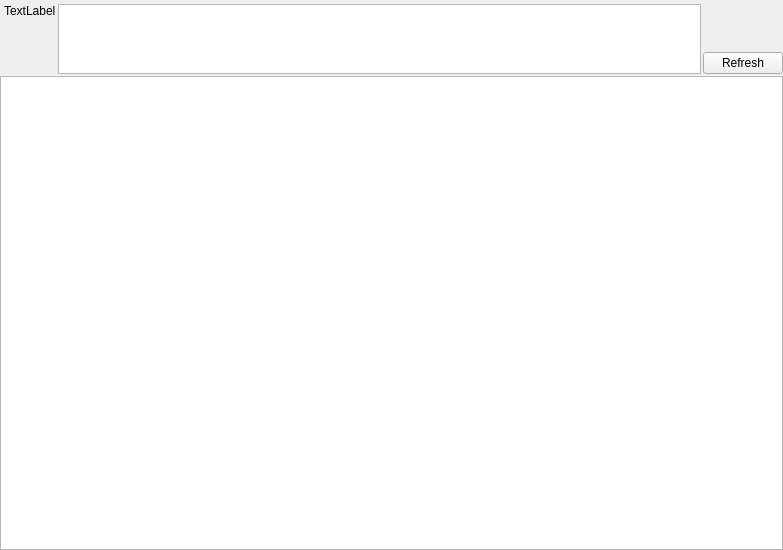
<?xml version="1.0" encoding="UTF-8"?>
<ui version="4.0">
 <class>FrmFiltView</class>
 <widget class="QWidget" name="FrmFiltView">
  <property name="geometry">
   <rect>
    <x>0</x>
    <y>0</y>
    <width>783</width>
    <height>550</height>
   </rect>
  </property>
  <property name="windowTitle">
   <string>Form</string>
  </property>
  <layout class="QVBoxLayout" name="verticalLayout" stretch="1,400">
   <property name="spacing">
    <number>2</number>
   </property>
   <property name="leftMargin">
    <number>0</number>
   </property>
   <property name="topMargin">
    <number>0</number>
   </property>
   <property name="rightMargin">
    <number>0</number>
   </property>
   <property name="bottomMargin">
    <number>0</number>
   </property>
   <item>
    <layout class="QHBoxLayout" name="horizontalLayout" stretch="1,100,1">
     <property name="leftMargin">
      <number>4</number>
     </property>
     <property name="topMargin">
      <number>4</number>
     </property>
     <item>
      <widget class="QLabel" name="lblName">
       <property name="sizePolicy">
        <sizepolicy hsizetype="MinimumExpanding" vsizetype="Preferred">
         <horstretch>0</horstretch>
         <verstretch>0</verstretch>
        </sizepolicy>
       </property>
       <property name="text">
        <string>TextLabel</string>
       </property>
       <property name="textFormat">
        <enum>Qt::PlainText</enum>
       </property>
       <property name="alignment">
        <set>Qt::AlignLeading|Qt::AlignLeft|Qt::AlignTop</set>
       </property>
      </widget>
     </item>
     <item>
      <widget class="QPlainTextEdit" name="pltxtQry"/>
     </item>
     <item>
      <widget class="QFrame" name="frame">
       <property name="minimumSize">
        <size>
         <width>0</width>
         <height>0</height>
        </size>
       </property>
       <property name="frameShape">
        <enum>QFrame::NoFrame</enum>
       </property>
       <property name="frameShadow">
        <enum>QFrame::Raised</enum>
       </property>
       <property name="lineWidth">
        <number>0</number>
       </property>
       <layout class="QVBoxLayout" name="verticalLayout_2">
        <property name="spacing">
         <number>0</number>
        </property>
        <property name="leftMargin">
         <number>0</number>
        </property>
        <property name="topMargin">
         <number>0</number>
        </property>
        <property name="rightMargin">
         <number>0</number>
        </property>
        <property name="bottomMargin">
         <number>0</number>
        </property>
        <item>
         <spacer name="verticalSpacer">
          <property name="orientation">
           <enum>Qt::Vertical</enum>
          </property>
          <property name="sizeHint" stdset="0">
           <size>
            <width>20</width>
            <height>43</height>
           </size>
          </property>
         </spacer>
        </item>
        <item>
         <widget class="QPushButton" name="btnRefresh">
          <property name="text">
           <string>Refresh</string>
          </property>
         </widget>
        </item>
       </layout>
      </widget>
     </item>
    </layout>
   </item>
   <item>
    <widget class="QTreeView" name="treevwFiltView"/>
   </item>
  </layout>
 </widget>
 <resources/>
 <connections/>
</ui>
